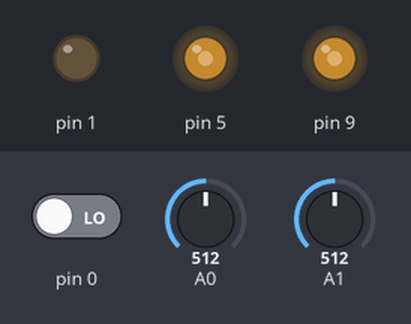
A sketch run on a simulated Arduino Uno, built with avr-gcc and run on an emulated ATmega328P. Parts: output pins drawn as LEDs (lit = HIGH). The inputs (shaded band) are chosen by the test bench; at power-on: A0 = 512, A1 = 512, pin 0 LOW.

Above: at 1.2 s.
1.3 s: A0 set to 716
At 1.6 s:
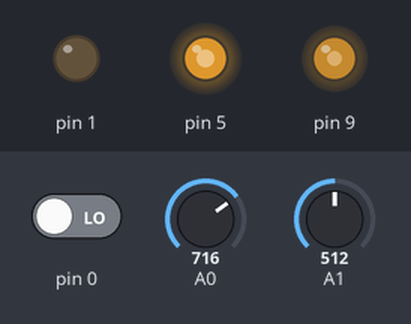
2.8 s: A1 set to 716
At 4.0 s:
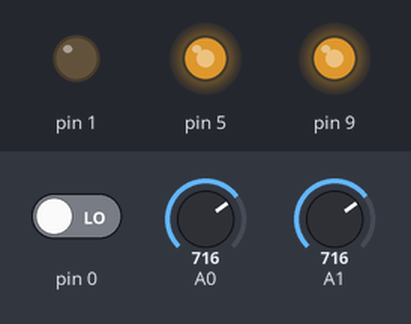
4.3 s: pin 0 driven HIGH
At 5.1 s:
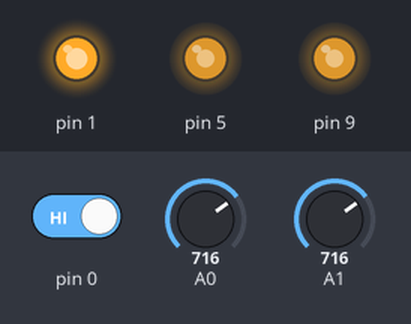
5.8 s: A0 set to 900
At 6.3 s:
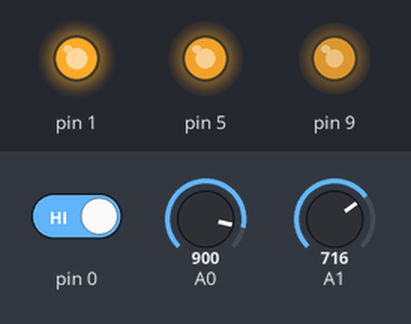
7.3 s: A1 set to 900
At 8.5 s:
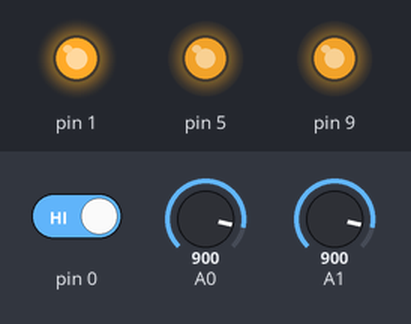
8.8 s: pin 0 driven LOW
At 9.7 s:
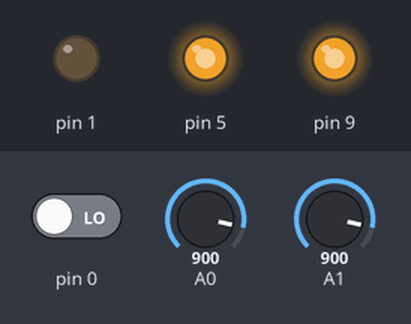
Timing chart, 0 to 11.3 s (numbered marks = the images above; inputs shaded):
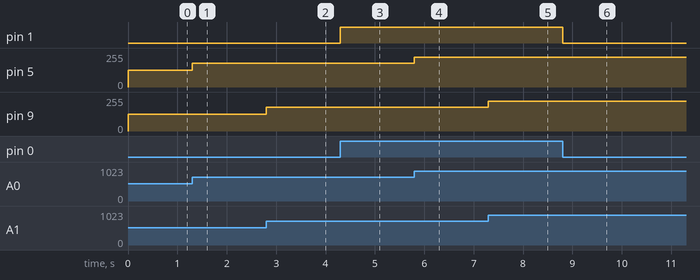

The sketch:

startersketch.ino
```cpp
  //declare Inputs
  //lower case a0, d1 is not defined. d0 is not defined.
  int valA0;
  int valA1;
  int valD0;

void setup() {
  //pin mode OUTPUT data or energy out
  pinMode(1, OUTPUT);
  pinMode(5, OUTPUT);
  pinMode(9, OUTPUT);

  //pin mode INPUT data or energy in
  pinMode(0, INPUT);
  //usually you don't need to set analog pinmode because they always take data in

}


void loop() {
  //get Inputs
  //lower case a0, d1 is not defined. d0 is not defined.
  valA0 = analogRead(A0);
  valA1 = analogRead(A1);
  valD0 = digitalRead(0);


  //interact with world
  //scale the values for the proper OUTPUT
  //do not have to scale digital INPUT D0
  int mapA0 = map(valA0, 0, 1023, 0, 255);
  int mapA1 = map(valA1, 0, 1023, 0, 255);

  //send Outputs
  digitalWrite(1, valD0);
  analogWrite(5, mapA0);
  analogWrite(9, mapA1);

}
```

Measured:
- after the input at 1.3 s, pin 5: 127/255 → 178/255 at once
- after the input at 2.8 s, pin 9: 127/255 → 178/255 at once
- after the input at 4.3 s, pin 1: LOW → HIGH at once
- after the input at 5.8 s, pin 5: 178/255 → 224/255 at once
- after the input at 7.3 s, pin 9: 178/255 → 224/255 at once
- after the input at 8.8 s, pin 1: HIGH → LOW at once
